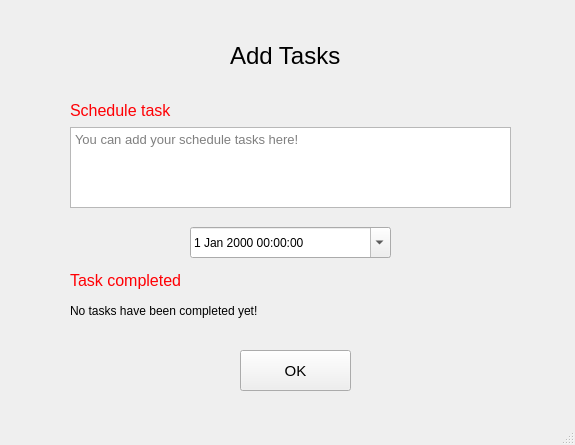
<?xml version="1.0" encoding="UTF-8"?>
<ui version="4.0">
 <class>MainWindow</class>
 <widget class="QMainWindow" name="MainWindow">
  <property name="geometry">
   <rect>
    <x>0</x>
    <y>0</y>
    <width>575</width>
    <height>445</height>
   </rect>
  </property>
  <property name="windowTitle">
   <string>Add Task</string>
  </property>
  <widget class="QWidget" name="centralwidget">
   <widget class="QDateTimeEdit" name="dateTimeEdit">
    <property name="geometry">
     <rect>
      <x>190</x>
      <y>227</y>
      <width>201</width>
      <height>31</height>
     </rect>
    </property>
    <property name="showGroupSeparator" stdset="0">
     <bool>true</bool>
    </property>
    <property name="calendarPopup">
     <bool>true</bool>
    </property>
   </widget>
   <widget class="QTextEdit" name="textEdit">
    <property name="geometry">
     <rect>
      <x>70</x>
      <y>127</y>
      <width>441</width>
      <height>81</height>
     </rect>
    </property>
    <property name="font">
     <font>
      <pointsize>10</pointsize>
     </font>
    </property>
    <property name="placeholderText">
     <string>You can add your schedule tasks here!</string>
    </property>
   </widget>
   <widget class="QLabel" name="label">
    <property name="geometry">
     <rect>
      <x>70</x>
      <y>100</y>
      <width>101</width>
      <height>21</height>
     </rect>
    </property>
    <property name="font">
     <font>
      <pointsize>12</pointsize>
     </font>
    </property>
    <property name="styleSheet">
     <string notr="true">color: rgb(255, 0, 4);</string>
    </property>
    <property name="text">
     <string>Schedule task</string>
    </property>
   </widget>
   <widget class="QLabel" name="label_2">
    <property name="geometry">
     <rect>
      <x>70</x>
      <y>270</y>
      <width>121</width>
      <height>21</height>
     </rect>
    </property>
    <property name="font">
     <font>
      <pointsize>12</pointsize>
     </font>
    </property>
    <property name="styleSheet">
     <string notr="true">color: rgb(255, 0, 4);</string>
    </property>
    <property name="text">
     <string>Task completed</string>
    </property>
   </widget>
   <widget class="QLabel" name="label_3">
    <property name="geometry">
     <rect>
      <x>70</x>
      <y>300</y>
      <width>211</width>
      <height>21</height>
     </rect>
    </property>
    <property name="font">
     <font>
      <pointsize>9</pointsize>
     </font>
    </property>
    <property name="text">
     <string>No tasks have been completed yet!</string>
    </property>
   </widget>
   <widget class="QPushButton" name="bt_ok">
    <property name="geometry">
     <rect>
      <x>240</x>
      <y>350</y>
      <width>111</width>
      <height>41</height>
     </rect>
    </property>
    <property name="font">
     <font>
      <pointsize>11</pointsize>
     </font>
    </property>
    <property name="text">
     <string>OK</string>
    </property>
   </widget>
   <widget class="QLabel" name="label_4">
    <property name="geometry">
     <rect>
      <x>230</x>
      <y>40</y>
      <width>131</width>
      <height>31</height>
     </rect>
    </property>
    <property name="font">
     <font>
      <pointsize>18</pointsize>
     </font>
    </property>
    <property name="styleSheet">
     <string notr="true"/>
    </property>
    <property name="text">
     <string>Add Tasks</string>
    </property>
   </widget>
  </widget>
  <widget class="QMenuBar" name="menubar">
   <property name="geometry">
    <rect>
     <x>0</x>
     <y>0</y>
     <width>575</width>
     <height>21</height>
    </rect>
   </property>
  </widget>
  <widget class="QStatusBar" name="statusbar"/>
 </widget>
 <resources/>
 <connections/>
</ui>
